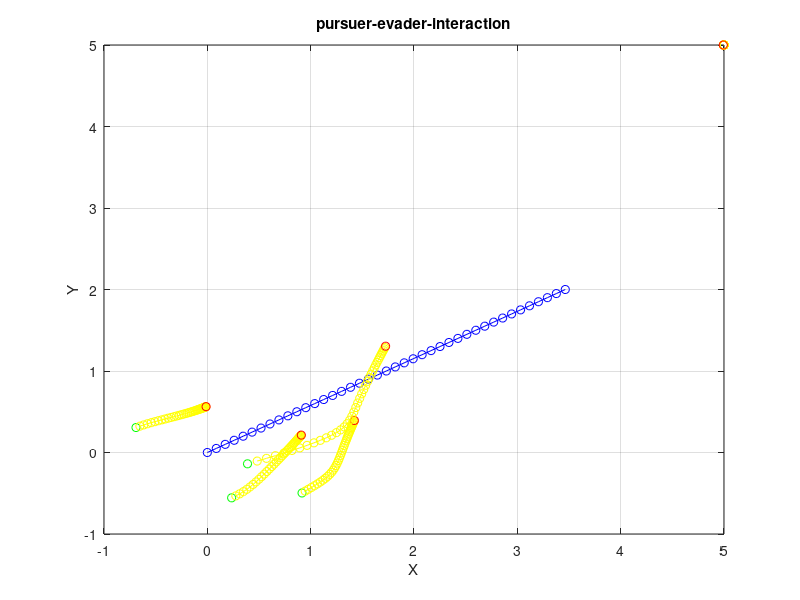

Write MATLAB code to recreate this figure.
clear; clc;

% tuning hyper-parameters
number_interval = 40;
time_interval = 1.0;
number_evader = 5;
vemax_repulsion = 0.1;
vemax_attraction = 0.1;
vpmax = 0.1;
% dth = 5.0;
K = 1.0;

num_agents = number_evader+1;
initial_point = rand(num_agents*2,1)*2-1;
initial_point(1:2,1) = [5;5];
initial_point(num_agents*2-1:num_agents*2,1) = [0;0];

% m = (initial_point(2,1) - initial_point(4,1))/(initial_point(1,1) - initial_point(3,1));
m = 1/sqrt(3);
delx = vpmax*time_interval/sqrt(1+m*m);
dely = vpmax*time_interval*m/sqrt(1+m*m);
pursuer_position = zeros(2,number_interval+1);
evader_position = zeros(2*number_evader,number_interval+1);
pursuer_position(:,1) = [initial_point(2*number_evader+1,1);initial_point(2*number_evader+2,1)];
evader_position(:,1) = initial_point(1:2*number_evader,1);

for i=1:number_interval
    pursuer_position(:,i+1) = pursuer_position(:,i) + [delx;dely];
    pursuer_evader_vector = reshape(evader_position(:,i),2,number_evader) - repmat(pursuer_position(:,i),[1,number_evader]);
    pursuer_velocity = pursuer_position(:,i+1) - pursuer_position(:,i);
    pursuer_evader_distance = sqrt(sum(pursuer_evader_vector.^2,1));
    costheta = (transpose(pursuer_velocity)*pursuer_evader_vector)./(pursuer_evader_distance*norm(pursuer_velocity));
    evader_position_sum = sum(reshape(evader_position(:,i),2,number_evader),2);
    centroid_nearest_neighbour = (repmat(evader_position_sum,[1,number_evader]) - reshape(evader_position(:,i),2,number_evader))/(number_evader-1);
    centroid_evader_vector = centroid_nearest_neighbour - reshape(evader_position(:,i),2,number_evader);
    centroid_evader_distance = sqrt(sum(centroid_evader_vector.^2,1));
%     d_factor = (centroid_evader_distance <= dth).*(centroid_evader_distance/dth) + (centroid_evader_distance > dth).*(1);
    repulsion_term = reshape(0.5*vemax_repulsion*repmat(exp(-K*pursuer_evader_distance).*(1+costheta),[2,1]).*(pursuer_evader_vector./repmat(pursuer_evader_distance,[2,1])), 2*number_evader, 1);
    attraction_term = reshape(vemax_attraction*repmat(exp(0.01*centroid_evader_distance - K*pursuer_evader_distance),[2,1]).*(centroid_evader_vector./repmat(centroid_evader_distance,[2,1])), 2*number_evader, 1);
    evader_position(:,i+1) = evader_position(:,i) + repulsion_term + attraction_term;
end
figure;
plot(pursuer_position(1,:),pursuer_position(2,:), 'o-', 'color', 'blue');hold on;
for i=1:number_evader
    plot(evader_position(2*i-1,1),evader_position(2*i,1), 'o-', 'color', 'green');hold on;
    plot(evader_position(2*i-1,2:number_interval),evader_position(2*i,2:number_interval), 'o-', 'color', 'yellow');hold on;
    plot(evader_position(2*i-1,number_interval+1),evader_position(2*i,number_interval+1), 'o-', 'color', 'red');hold on;
end
grid on;
xlabel('X');
ylabel('Y');
title('pursuer-evader-interaction');
hold off;